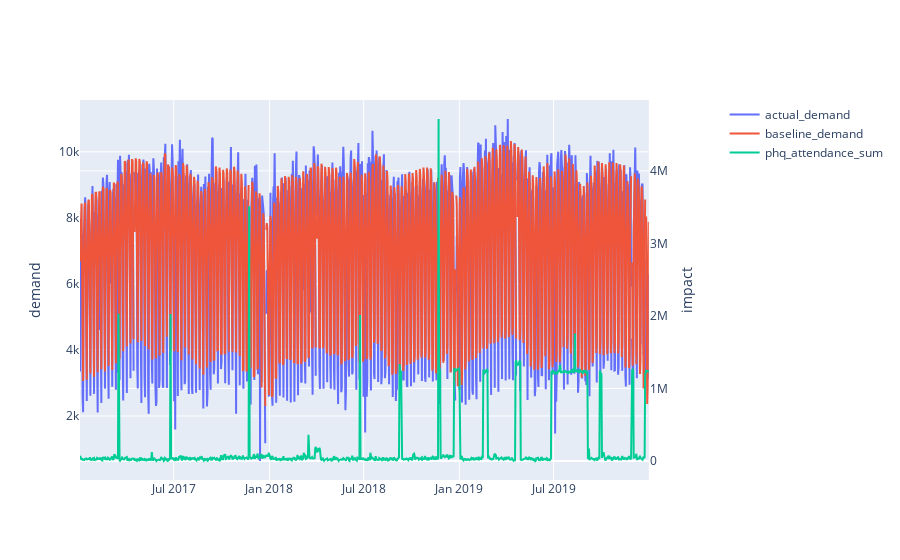

The code cell stored with this chart in its notebook:
### Markdown cell above
Please note the demand time series is decomposed into baseline demand time series and remainder time series. 

`Baseline demand`:  The baseline demand time series represents the estimated demand and contains information about trends and seasonality within the demand time series.

`PHQ attendance sum`: For events belonging to attended categories, the corresponding daily total attendance represents the event impact.

`Reminder`: The remainder is the difference between the demand time series and the baseline demand time series.

### Code cell
fig = go.Figure()
fig.add_trace(
    go.Scatter(x=beam_analysis.date, y=beam_analysis.actual_demand, name='actual_demand',mode='lines')
)
fig.add_trace(
    go.Scatter(x=beam_analysis.date, y=beam_analysis.baseline_demand, name="baseline_demand",mode='lines')
)

fig.add_trace(go.Scatter(
    x=beam_analysis.date, y=beam_analysis.phq_attendance_sum, name="phq_attendance_sum",
    yaxis="y2",mode='lines'
))

# Create axis objects
fig.update_layout(
    xaxis=dict(
        domain=[0.0, 0.9]
    ),
    yaxis=dict(
        title="demand"
    )
    ,
    yaxis2=dict(
        title="impact",
        anchor="x",
        overlaying="y",
        side="right",
    )
)
fig.show()

### Figure 1 — Plotly figure (JSON) as saved in the notebook; plotly's stock layout.template omitted (floating-point values rounded to 4 significant figures; data arrays with more than 128 entries replaced by an {"elided": "..."} marker saying what was removed)
{"data": [{"mode": "lines", "name": "actual_demand", "type": "scatter", "x": {"elided": "1094 str values"}, "y": {"elided": "1094 float values"}}, {"mode": "lines", "name": "baseline_demand", "type": "scatter", "x": {"elided": "1094 str values"}, "y": {"elided": "1094 float values"}}, {"mode": "lines", "name": "phq_attendance_sum", "type": "scatter", "x": {"elided": "1094 str values"}, "y": {"elided": "1094 int values"}, "yaxis": "y2"}], "layout": {"xaxis": {"domain": [0, 0.9]}, "yaxis": {"title": {"text": "demand"}}, "yaxis2": {"anchor": "x", "overlaying": "y", "side": "right", "title": {"text": "impact"}}}}
